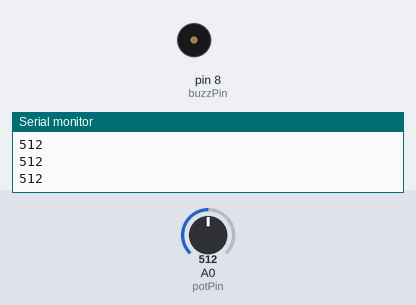
Recording of a program running on a simulated Arduino Uno, built with avr-gcc and run on an emulated ATmega328P. Shown: buzzer (waves = sounding, pin HIGH), the last lines printed to the serial monitor. Inputs (shaded band) come from the test bench; at power-on: A0 (potPin) = 512.

Above: at 1.2 s.
1.3 s: A0 (potPin) set to 994
2.9 s: A0 (potPin) set to 1010
At 4.1 s:
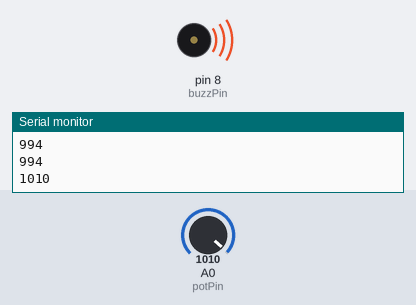
5.9 s: A0 (potPin) set to 990
At 8.0 s:
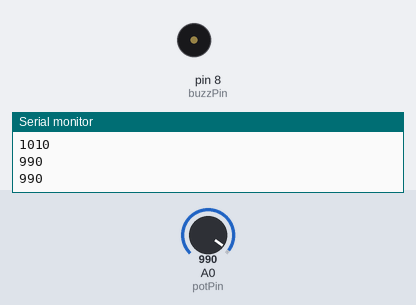
8.9 s: A0 (potPin) set to 1023
At 10.0 s:
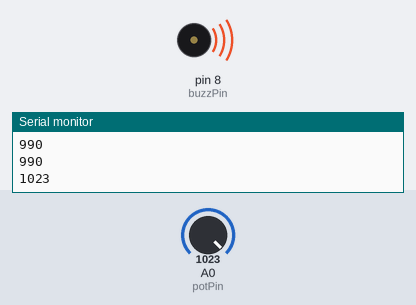
Timing chart, 0 to 12.9 s (numbered marks = the images above; inputs shaded):
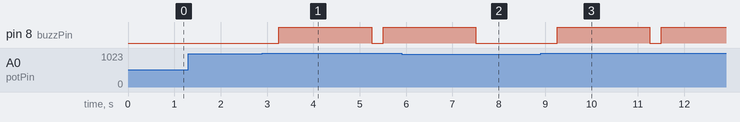

Measured:
- the behaviour switches between 1000 and 1001 on A0 (potPin) (found by bisection; images 0 and 1)
- after the input at 2.9 s, pin 8 (buzzPin): LOW → HIGH after 0.35 s, → LOW 2.0 s later, → HIGH 0.25 s later
- after the input at 5.9 s, pin 8 (buzzPin): goes on until 7.5 s, then stays LOW
- after the input at 8.9 s, pin 8 (buzzPin): LOW → HIGH after 0.36 s, → LOW 2.0 s later, → HIGH 0.25 s later

The program:

main.cpp
```cpp
#include <Arduino.h>

int myNum;
int buzzPin=8;
int dt=2000;
int potPin=A0;
int potVal;
int delayT=250;

void setup() {
  // put your setup code here, to run once:
  Serial.begin(9600);
  pinMode(buzzPin, OUTPUT);
  pinMode(potPin, INPUT);
}

void loop() {
  // put your main code here, to run repeatedly:
  potVal=analogRead(potPin);
  Serial.println(potVal);
  delay(delayT);
  if(potVal>1000){
    digitalWrite(buzzPin, HIGH);
    delay(dt);
    digitalWrite(buzzPin, LOW);
  }

}
```
